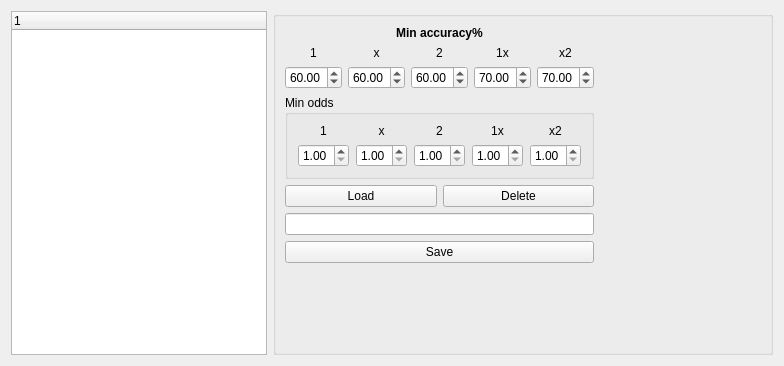
         <widget class="QWidget" name="tab_3">
          <attribute name="title">
           <string>Selected bets filters</string>
          </attribute>
          <layout class="QHBoxLayout" name="horizontalLayout_19">
           <item>
            <layout class="QVBoxLayout" name="verticalLayout_2">
             <item>
              <widget class="QTreeWidget" name="tree_bets_profile">
               <property name="sizePolicy">
                <sizepolicy hsizetype="Expanding" vsizetype="Expanding">
                 <horstretch>0</horstretch>
                 <verstretch>0</verstretch>
                </sizepolicy>
               </property>
               <column>
                <property name="text">
                 <string notr="true">1</string>
                </property>
               </column>
              </widget>
             </item>
            </layout>
           </item>
           <item>
            <widget class="QGroupBox" name="groupBox_3">
             <property name="minimumSize">
              <size>
               <width>500</width>
               <height>181</height>
              </size>
             </property>
             <property name="title">
              <string/>
             </property>
             <layout class="QHBoxLayout" name="horizontalLayout_29">
              <item>
               <layout class="QVBoxLayout" name="verticalLayout_40">
                <item>
                 <layout class="QVBoxLayout" name="verticalLayout_7">
                  <item>
                   <layout class="QVBoxLayout" name="verticalLayout_6">
                    <item>
                     <widget class="QLabel" name="label_13">
                      <property name="text">
                       <string>&lt;html&gt;&lt;head/&gt;&lt;body&gt;&lt;p&gt;&lt;span style=&quot; font-weight:600;&quot;&gt;Min accuracy%&lt;/span&gt;&lt;/p&gt;&lt;/body&gt;&lt;/html&gt;</string>
                      </property>
                      <property name="alignment">
                       <set>Qt::AlignCenter</set>
                      </property>
                     </widget>
                    </item>
                    <item>
                     <layout class="QVBoxLayout" name="verticalLayout_5">
                      <item>
                       <layout class="QHBoxLayout" name="horizontalLayout_8">
                        <item>
                         <widget class="QLabel" name="label_2">
                          <property name="text">
                           <string>1</string>
                          </property>
                          <property name="alignment">
                           <set>Qt::AlignCenter</set>
                          </property>
                         </widget>
                        </item>
                        <item>
                         <widget class="QLabel" name="label_9">
                          <property name="text">
                           <string>x</string>
                          </property>
                          <property name="alignment">
                           <set>Qt::AlignCenter</set>
                          </property>
                         </widget>
                        </item>
                        <item>
                         <widget class="QLabel" name="label_10">
                          <property name="text">
                           <string>2</string>
                          </property>
                          <property name="alignment">
                           <set>Qt::AlignCenter</set>
                          </property>
                         </widget>
                        </item>
                        <item>
                         <widget class="QLabel" name="label_11">
                          <property name="text">
                           <string>1x</string>
                          </property>
                          <property name="alignment">
                           <set>Qt::AlignCenter</set>
                          </property>
                         </widget>
                        </item>
                        <item>
                         <widget class="QLabel" name="label_12">
                          <property name="text">
                           <string>x2</string>
                          </property>
                          <property name="alignment">
                           <set>Qt::AlignCenter</set>
                          </property>
                         </widget>
                        </item>
                       </layout>
                      </item>
                      <item>
                       <layout class="QHBoxLayout" name="horizontalLayout_4">
                        <item>
                         <widget class="QDoubleSpinBox" name="spin_acc_1">
                          <property name="maximumSize">
                           <size>
                            <width>65</width>
                            <height>27</height>
                           </size>
                          </property>
                          <property name="value">
                           <double>60.000000000000000</double>
                          </property>
                         </widget>
                        </item>
                        <item>
                         <widget class="QDoubleSpinBox" name="spin_acc_x">
                          <property name="maximumSize">
                           <size>
                            <width>65</width>
                            <height>27</height>
                           </size>
                          </property>
                          <property name="value">
                           <double>60.000000000000000</double>
                          </property>
                         </widget>
                        </item>
                        <item>
                         <widget class="QDoubleSpinBox" name="spin_acc_2">
                          <property name="maximumSize">
                           <size>
                            <width>65</width>
                            <height>27</height>
                           </size>
                          </property>
                          <property name="value">
                           <double>60.000000000000000</double>
                          </property>
                         </widget>
                        </item>
                        <item>
                         <widget class="QDoubleSpinBox" name="spin_acc_1x">
                          <property name="maximumSize">
                           <size>
                            <width>65</width>
                            <height>27</height>
                           </size>
                          </property>
                          <property name="value">
                           <double>70.000000000000000</double>
                          </property>
                         </widget>
                        </item>
                        <item>
                         <widget class="QDoubleSpinBox" name="spin_acc_x2">
                          <property name="maximumSize">
                           <size>
                            <width>65</width>
                            <height>27</height>
                           </size>
                          </property>
                          <property name="value">
                           <double>70.000000000000000</double>
                          </property>
                         </widget>
                        </item>
                       </layout>
                      </item>
                     </layout>
                    </item>
                   </layout>
                  </item>
                  <item>
                   <layout class="QVBoxLayout" name="verticalLayout_11">
                    <item>
                     <widget class="QGroupBox" name="groupBox_6">
                      <property name="title">
                       <string>Min odds</string>
                      </property>
                      <layout class="QHBoxLayout" name="horizontalLayout_28">
                       <item>
                        <layout class="QVBoxLayout" name="verticalLayout_35">
                         <item>
                          <widget class="QLabel" name="label_28">
                           <property name="maximumSize">
                            <size>
                             <width>51</width>
                             <height>16777215</height>
                            </size>
                           </property>
                           <property name="text">
                            <string>1</string>
                           </property>
                           <property name="alignment">
                            <set>Qt::AlignCenter</set>
                           </property>
                          </widget>
                         </item>
                         <item>
                          <widget class="QDoubleSpinBox" name="spin_bet_odd_1">
                           <property name="maximumSize">
                            <size>
                             <width>51</width>
                             <height>16777215</height>
                            </size>
                           </property>
                           <property name="minimum">
                            <double>1.000000000000000</double>
                           </property>
                           <property name="maximum">
                            <double>20.000000000000000</double>
                           </property>
                           <property name="singleStep">
                            <double>0.010000000000000</double>
                           </property>
                          </widget>
                         </item>
                        </layout>
                       </item>
                       <item>
                        <layout class="QVBoxLayout" name="verticalLayout_36">
                         <item>
                          <widget class="QLabel" name="label_29">
                           <property name="maximumSize">
                            <size>
                             <width>51</width>
                             <height>16777215</height>
                            </size>
                           </property>
                           <property name="text">
                            <string>x</string>
                           </property>
                           <property name="alignment">
                            <set>Qt::AlignCenter</set>
                           </property>
                          </widget>
                         </item>
                         <item>
                          <widget class="QDoubleSpinBox" name="spin_bet_odd_x">
                           <property name="maximumSize">
                            <size>
                             <width>51</width>
                             <height>16777215</height>
                            </size>
                           </property>
                           <property name="minimum">
                            <double>1.000000000000000</double>
                           </property>
                           <property name="maximum">
                            <double>20.000000000000000</double>
                           </property>
                           <property name="singleStep">
                            <double>0.010000000000000</double>
                           </property>
                          </widget>
                         </item>
                        </layout>
                       </item>
                       <item>
                        <layout class="QVBoxLayout" name="verticalLayout_37">
                         <item>
                          <widget class="QLabel" name="label_30">
                           <property name="maximumSize">
                            <size>
                             <width>51</width>
                             <height>16777215</height>
                            </size>
                           </property>
                           <property name="text">
                            <string>2</string>
                           </property>
                           <property name="alignment">
                            <set>Qt::AlignCenter</set>
                           </property>
                          </widget>
                         </item>
                         <item>
                          <widget class="QDoubleSpinBox" name="spin_bet_odd_2">
                           <property name="maximumSize">
                            <size>
                             <width>51</width>
                             <height>16777215</height>
                            </size>
                           </property>
                           <property name="minimum">
                            <double>1.000000000000000</double>
                           </property>
                           <property name="maximum">
                            <double>20.000000000000000</double>
                           </property>
                           <property name="singleStep">
                            <double>0.010000000000000</double>
                           </property>
                          </widget>
                         </item>
                        </layout>
                       </item>
                       <item>
                        <layout class="QVBoxLayout" name="verticalLayout_38">
                         <item>
                          <widget class="QLabel" name="label_31">
                           <property name="maximumSize">
                            <size>
                             <width>51</width>
                             <height>16777215</height>
                            </size>
                           </property>
                           <property name="text">
                            <string>1x</string>
                           </property>
                           <property name="alignment">
                            <set>Qt::AlignCenter</set>
                           </property>
                          </widget>
                         </item>
                         <item>
                          <widget class="QDoubleSpinBox" name="spin_bet_odd_1x">
                           <property name="maximumSize">
                            <size>
                             <width>51</width>
                             <height>16777215</height>
                            </size>
                           </property>
                           <property name="minimum">
                            <double>1.000000000000000</double>
                           </property>
                           <property name="maximum">
                            <double>20.000000000000000</double>
                           </property>
                           <property name="singleStep">
                            <double>0.010000000000000</double>
                           </property>
                          </widget>
                         </item>
                        </layout>
                       </item>
                       <item>
                        <layout class="QVBoxLayout" name="verticalLayout_39">
                         <property name="sizeConstraint">
                          <enum>QLayout::SetDefaultConstraint</enum>
                         </property>
                         <item>
                          <widget class="QLabel" name="label_32">
                           <property name="maximumSize">
                            <size>
                             <width>51</width>
                             <height>16777215</height>
                            </size>
                           </property>
                           <property name="text">
                            <string>x2</string>
                           </property>
                           <property name="alignment">
                            <set>Qt::AlignCenter</set>
                           </property>
                          </widget>
                         </item>
                         <item>
                          <widget class="QDoubleSpinBox" name="spin_bet_odd_x2">
                           <property name="maximumSize">
                            <size>
                             <width>51</width>
                             <height>16777215</height>
                            </size>
                           </property>
                           <property name="minimum">
                            <double>1.000000000000000</double>
                           </property>
                           <property name="maximum">
                            <double>20.000000000000000</double>
                           </property>
                           <property name="singleStep">
                            <double>0.010000000000000</double>
                           </property>
                          </widget>
                         </item>
                        </layout>
                       </item>
                      </layout>
                     </widget>
                    </item>
                    <item>
                     <layout class="QHBoxLayout" name="horizontalLayout_2">
                      <item>
                       <widget class="QPushButton" name="button_bets_load">
                        <property name="sizePolicy">
                         <sizepolicy hsizetype="Ignored" vsizetype="Fixed">
                          <horstretch>0</horstretch>
                          <verstretch>0</verstretch>
                         </sizepolicy>
                        </property>
                        <property name="minimumSize">
                         <size>
                          <width>120</width>
                          <height>0</height>
                         </size>
                        </property>
                        <property name="maximumSize">
                         <size>
                          <width>16777215</width>
                          <height>16777215</height>
                         </size>
                        </property>
                        <property name="text">
                         <string>Load</string>
                        </property>
                        <property name="icon">
                         <iconset resource="../icons/icons.qrc">
                          <normaloff>:/actions/actions/fileopen.png</normaloff>:/actions/actions/fileopen.png</iconset>
                        </property>
                       </widget>
                      </item>
                      <item>
                       <widget class="QPushButton" name="button_bets_delete">
                        <property name="sizePolicy">
                         <sizepolicy hsizetype="Ignored" vsizetype="Fixed">
                          <horstretch>0</horstretch>
                          <verstretch>0</verstretch>
                         </sizepolicy>
                        </property>
                        <property name="minimumSize">
                         <size>
                          <width>120</width>
                          <height>0</height>
                         </size>
                        </property>
                        <property name="maximumSize">
                         <size>
                          <width>16777215</width>
                          <height>16777215</height>
                         </size>
                        </property>
                        <property name="text">
                         <string>Delete</string>
                        </property>
                        <property name="icon">
                         <iconset resource="../icons/icons.qrc">
                          <normaloff>:/actions/actions/editdelete.png</normaloff>:/actions/actions/editdelete.png</iconset>
                        </property>
                       </widget>
                      </item>
                     </layout>
                    </item>
                    <item>
                     <widget class="QLineEdit" name="line_bets_save">
                      <property name="sizePolicy">
                       <sizepolicy hsizetype="Expanding" vsizetype="Expanding">
                        <horstretch>0</horstretch>
                        <verstretch>0</verstretch>
                       </sizepolicy>
                      </property>
                     </widget>
                    </item>
                    <item>
                     <widget class="QPushButton" name="button_bets_save">
                      <property name="sizePolicy">
                       <sizepolicy hsizetype="Ignored" vsizetype="Fixed">
                        <horstretch>0</horstretch>
                        <verstretch>0</verstretch>
                       </sizepolicy>
                      </property>
                      <property name="text">
                       <string>Save</string>
                      </property>
                      <property name="icon">
                       <iconset resource="../icons/icons.qrc">
                        <normaloff>:/actions/actions/filesaveas.png</normaloff>:/actions/actions/filesaveas.png</iconset>
                      </property>
                     </widget>
                    </item>
                    <item>
                     <spacer name="verticalSpacer_4">
                      <property name="orientation">
                       <enum>Qt::Vertical</enum>
                      </property>
                      <property name="sizeHint" stdset="0">
                       <size>
                        <width>20</width>
                        <height>40</height>
                       </size>
                      </property>
                     </spacer>
                    </item>
                   </layout>
                  </item>
                 </layout>
                </item>
                <item>
                 <spacer name="verticalSpacer_3">
                  <property name="orientation">
                   <enum>Qt::Vertical</enum>
                  </property>
                  <property name="sizeHint" stdset="0">
                   <size>
                    <width>20</width>
                    <height>40</height>
                   </size>
                  </property>
                 </spacer>
                </item>
               </layout>
              </item>
              <item>
               <spacer name="horizontalSpacer_3">
                <property name="orientation">
                 <enum>Qt::Horizontal</enum>
                </property>
                <property name="sizeHint" stdset="0">
                 <size>
                  <width>40</width>
                  <height>20</height>
                 </size>
                </property>
               </spacer>
              </item>
             </layout>
            </widget>
           </item>
          </layout>
         </widget>
